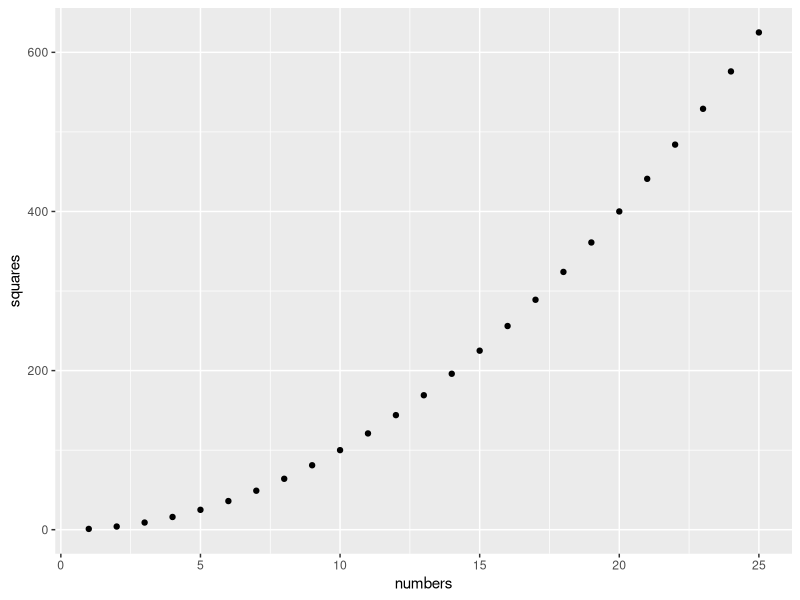
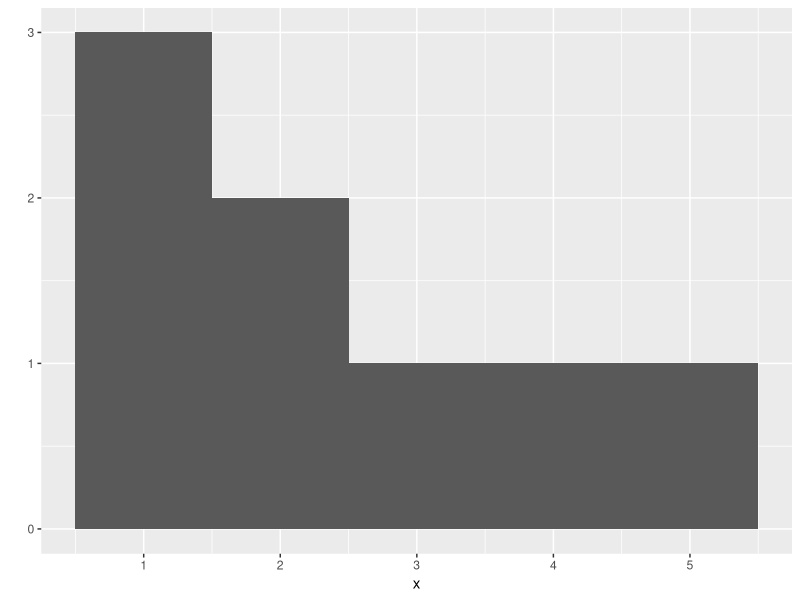
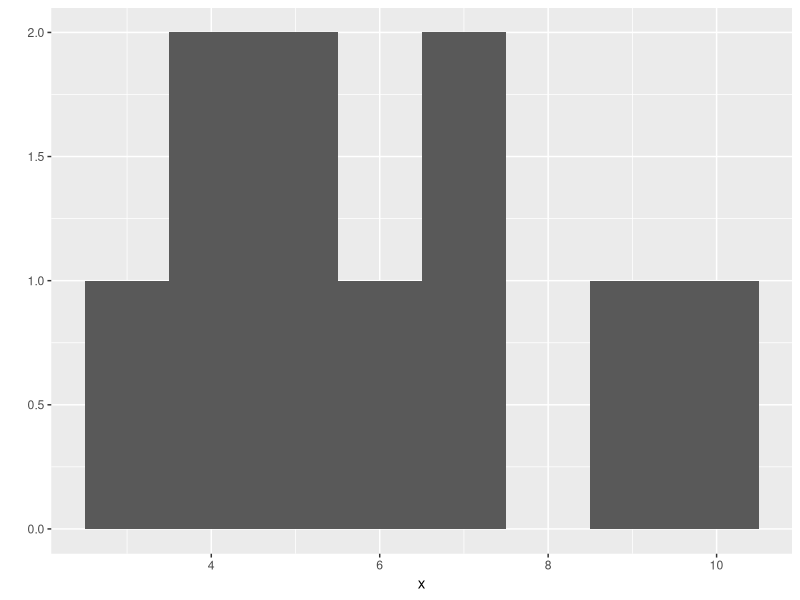
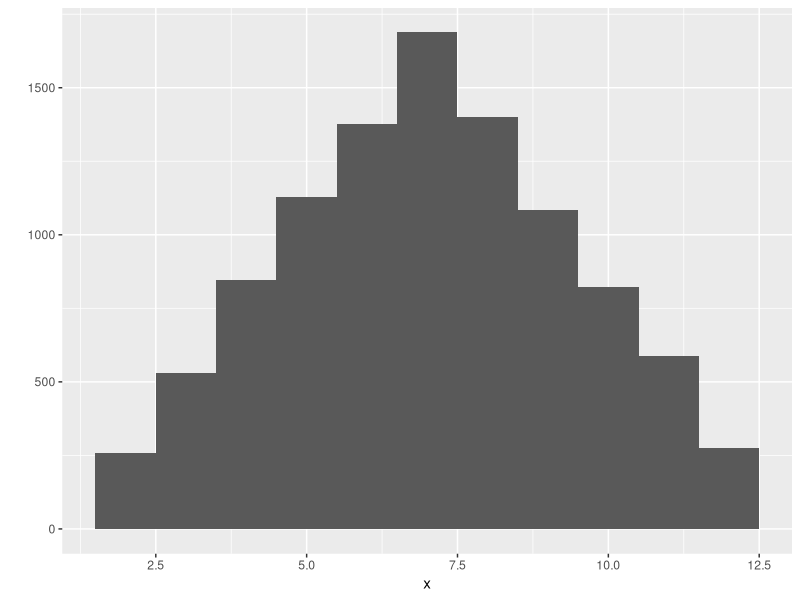
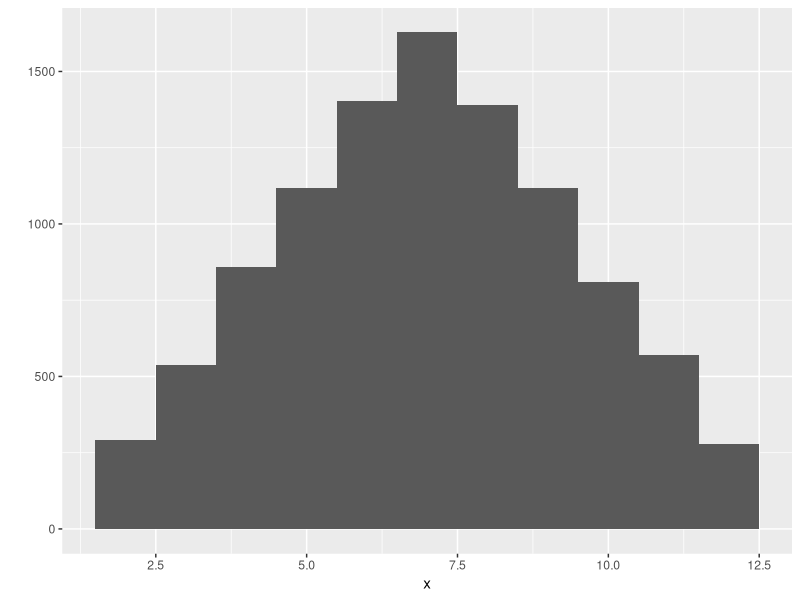
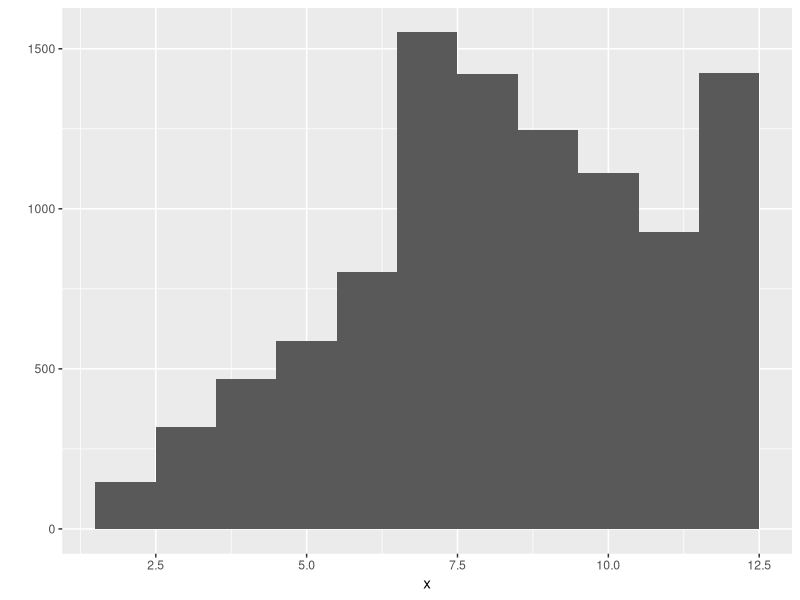

Write R code to recreate these figures, in order.
## ---- chunk 1
knitr::opts_chunk$set(echo = TRUE)
## ---- chunk 2
# install.packages("ggplot2")
## ---- chunk 3
library("ggplot2")
## ---- chunk 4
# scatterplot
numbers <- 1:25
squares <- numbers ^ 2

qplot(x = numbers, y = squares)
## ---- chunk 5
# histogram
x <- c(1, 1, 1, 2, 2, 5, 3, 4)
qplot(x, binwidth = 1)
## ---- chunk 6
roll <- function() {
  die <- 1:6
  dice <- sample(x = die, size = 2, replace = TRUE)
  sum(dice)
}
## ---- chunk 7
x <- replicate(n = 10, expr = roll())
qplot(x, binwidth = 1)

x <- replicate(n = 10000, expr = roll())
qplot(x, binwidth = 1)
## ---- chunk 8
weighted_roll <- function() {
  die <- 1:6
  
  dice <- sample(
    x = die,
    size = 2, 
    replace = TRUE,
    prob = c(0.1, 0.1, 0.1, 0.1, 0.1, 0.3)
  )
  
  sum(dice)
}

x <- replicate(n = 10000, expr = roll())
qplot(x, binwidth = 1)

x <- replicate(n = 10000, expr = weighted_roll())
qplot(x, binwidth = 1)
## ---- chunk 9
?round
